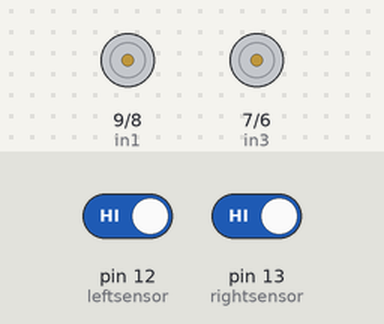
Bench run of a sketch on a simulated Arduino Uno, built with avr-gcc and run on an emulated ATmega328P. Shown: motor-driver pin pairs drawn as motors (green arrow = first pin HIGH = forward, orange = second pin HIGH = backward, longer = more drive, scaled by the enable pin). The inputs (shaded band) are chosen by the test bench; at power-on: pin 12 (leftsensor) HIGH, pin 13 (rightsensor) HIGH.

Above: at 1.2 s.
1.3 s: pin 12 (leftsensor) driven LOW
At 2.0 s:
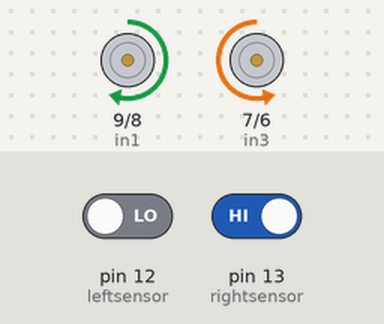
2.8 s: pin 13 (rightsensor) driven LOW
At 3.1 s:
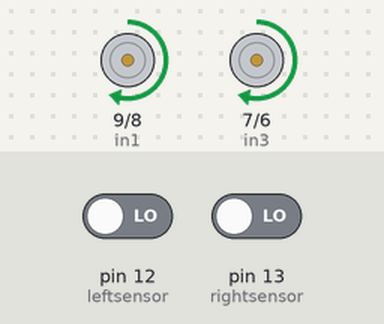
4.3 s: pin 12 (leftsensor) driven HIGH
At 5.4 s:
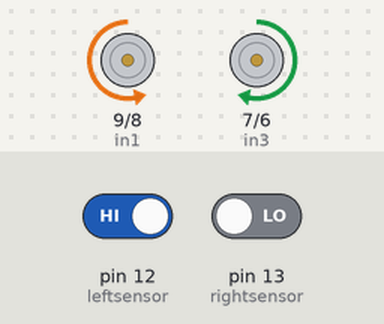
5.8 s: pin 13 (rightsensor) driven HIGH
At 6.6 s:
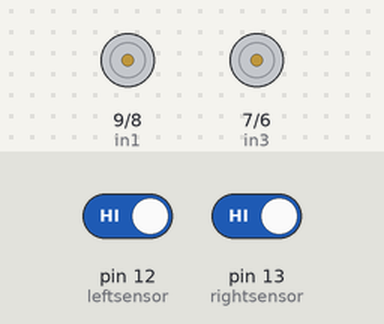
Timing chart, 0 to 8.3 s (numbered marks = the images above; inputs shaded):
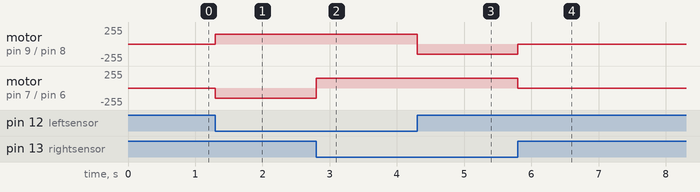

Measured:
- after the input at 1.3 s, motor on pin 9 (in1) / pin 8 (in2): stopped → forward 150/255 at once; motor on pin 7 (in3) / pin 6 (in4): stopped → backward 150/255 at once
- after the input at 2.8 s, motor on pin 7 (in3) / pin 6 (in4): backward 150/255 → forward 150/255 at once
- after the input at 4.3 s, motor on pin 9 (in1) / pin 8 (in2): forward 150/255 → backward 150/255 at once
- after the input at 5.8 s, motor on pin 9 (in1) / pin 8 (in2): backward 150/255 → stopped at once; motor on pin 7 (in3) / pin 6 (in4): forward 150/255 → stopped at once

The sketch:

line_following_robot.ino
```cpp
/*
//line_following_robot
step 1: define all the pins before void setup
step 2: write all the pins mode input/output in void setup
step 3: write the operation in void loop

*/
//IR sensors pins
int leftsensor =12;
int rightsensor =13;

//l298n motor driver pins
int ena =11;
int enb =10;
int in1 =9;
int in2=8;
int in3=7;
int in4=6;

void setup() {
  // put your setup code here, to run once:
pinMode(leftsensor, INPUT);
pinMode(rightsensor, INPUT);
pinMode(ena, OUTPUT);
pinMode(enb, OUTPUT);
pinMode(in1, OUTPUT);
pinMode(in2, OUTPUT);
pinMode(in3, OUTPUT);
pinMode(in4, OUTPUT);

//set motor speed(0-255)
analogWrite(ena, 150);
analogWrite(enb, 150);

}

void loop() {
  // put your main code here, to run repeatedly:
int leftstate = digitalRead(leftsensor);
int rightstate = digitalRead(rightsensor);

if(leftstate ==LOW && rightstate ==LOW)
{
  moveForward();
}

else if(leftstate ==LOW && rightstate ==HIGH)
{
  rightturn();
}

else if(leftstate ==HIGH && rightstate ==LOW)
{
  leftturn();
}

else
{
  stopmotors();
}

}


void moveForward()
{
  digitalWrite(in1, HIGH);
  digitalWrite(in2, LOW);
  digitalWrite(in3, HIGH);
  digitalWrite(in4, LOW);
}

void rightturn()
{
  digitalWrite(in1, HIGH);
  digitalWrite(in2, LOW);
  digitalWrite(in3, LOW);
  digitalWrite(in4, HIGH);
}

void leftturn()
{
  digitalWrite(in1, LOW);
  digitalWrite(in2, HIGH);
  digitalWrite(in3, HIGH);
  digitalWrite(in4, LOW);
}

void stopmotors()
{
  digitalWrite(in1, LOW);
  digitalWrite(in2, LOW);
  digitalWrite(in3, LOW);
  digitalWrite(in4, LOW);
}
```

add_integer.c
```cpp
#include <stdio.h>
int main() {
    int number;

    printf("Enter an integer: ");

    // reads and stores input
    scanf("%d", &number);

    // displays output
    printf("You entered: %d", number);

    return 0;
}
```
